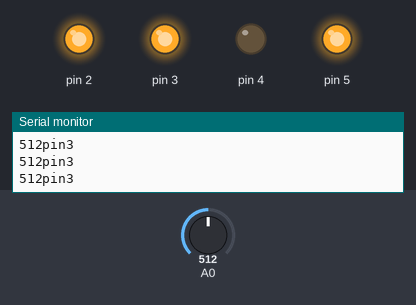
A sketch run on a simulated Arduino Uno, built with avr-gcc and run on an emulated ATmega328P. On the bench: output pins drawn as LEDs (lit = HIGH), the last lines printed to the serial monitor. The test bench sets the inputs (shaded band); at power-on: A0 = 512.

Above: at 1.2 s.
1.3 s: A0 set to 493
At 2.1 s:
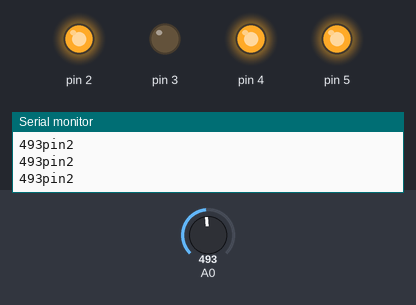
2.9 s: A0 set to 267
5.9 s: A0 set to 240
At 7.2 s:
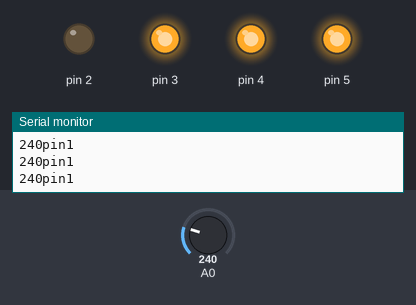
7.5 s: A0 set to 900
At 8.7 s:
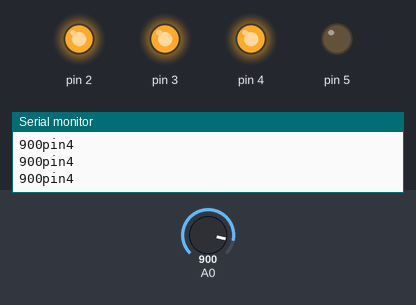
9.1 s: A0 set to 785
10.6 s: A0 set to 753
At 11.5 s:
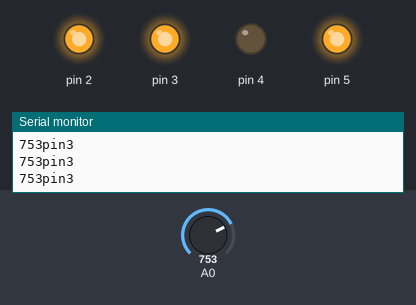
Timing chart, 0 to 13.2 s (numbered marks = the images above; inputs shaded):
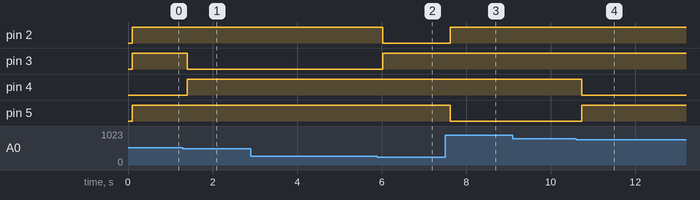

Measured:
- the behaviour switches between 512 and 511 on A0 (found by bisection; images 0 and 1)
- the behaviour switches between 256 and 255 on A0 (found by bisection; images 1 and 2)
- the behaviour switches between 768 and 767 on A0 (found by bisection; images 3 and 4)
- after the input at 1.3 s, pin 3: HIGH → LOW after 0.11 s; pin 4: LOW → HIGH after 0.11 s
- after the input at 5.9 s, pin 2: HIGH → LOW after 0.12 s; pin 3: LOW → HIGH after 0.12 s
- after the input at 7.5 s, pin 2: LOW → HIGH after 0.13 s; pin 5: HIGH → LOW after 0.13 s
- after the input at 10.6 s, pin 4: HIGH → LOW after 0.14 s; pin 5: LOW → HIGH after 0.14 s

The sketch:

EX5.2.ino
```cpp
int Analog_Input_value;

void setup() {
  // put your setup code here, to run once:
  Serial.begin(9600);
  pinMode(A0,INPUT);
  for(int pin=2; pin<6; pin++)
  {
  pinMode(pin,OUTPUT);
  }

}

void loop() {
  // put your main code here, to run repeatedly:
  Analog_Input_value = analogRead(A0);
  Serial.print(Analog_Input_value);
  delay(100);

  switch(Analog_Input_value)
    {
    case 0 ... 255 :
      Serial.println("pin1");
      digitalWrite(2, LOW);
      digitalWrite(3, HIGH);
      digitalWrite(4, HIGH);
      digitalWrite(5, HIGH);
      break;
    case 256 ... 511 :
      Serial.println("pin2");
      digitalWrite(2, HIGH);
      digitalWrite(3, LOW);
      digitalWrite(4, HIGH);
      digitalWrite(5, HIGH);
      break;
    case 512 ... 767 :
      Serial.println("pin3");
      digitalWrite(2, HIGH);
      digitalWrite(3, HIGH);
      digitalWrite(4, LOW);
      digitalWrite(5, HIGH);
      break;
    case 768 ... 1023 :
      Serial.println("pin4");
      digitalWrite(2, HIGH);
      digitalWrite(3, HIGH);
      digitalWrite(4, HIGH);
      digitalWrite(5, LOW);
      break;
    default :
      digitalWrite(2, HIGH);
      digitalWrite(3, HIGH);
      digitalWrite(4, HIGH);
      digitalWrite(5, HIGH);
      break;
    }
}
```
